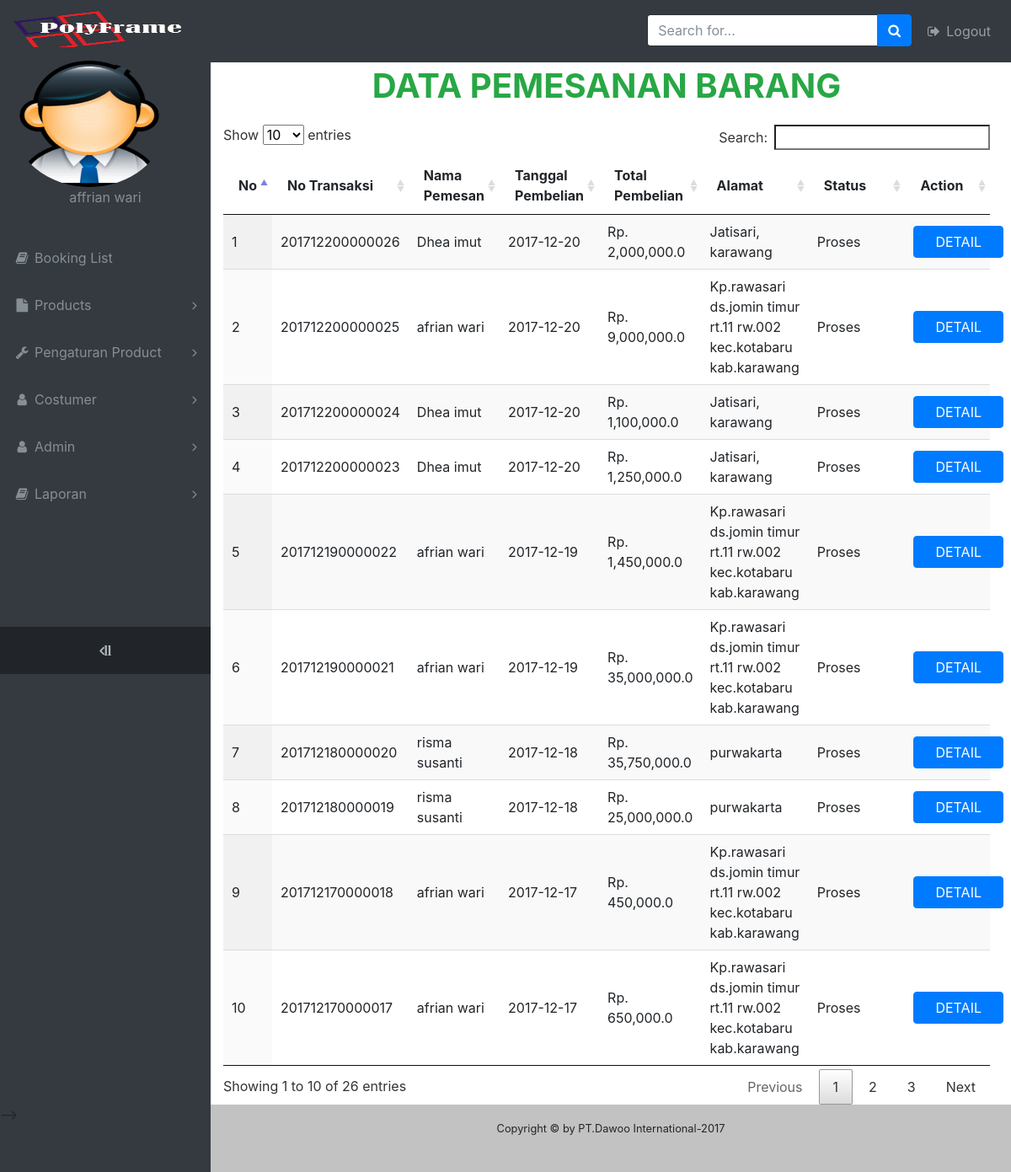
Page /admin/halaman_utama.php?hal=pesan (signed in) on the committed database.
### tables this page shows
CREATE TABLE `pembelian` (
  `bl_id` varchar(15) NOT NULL,
  `usr_id` int(11) NOT NULL,
  `bl_tanggal` date NOT NULL,
  `bl_total` double NOT NULL,
  `status` varchar(50) NOT NULL
);

CREATE TABLE `user` (
  `usr_id` int(11) NOT NULL,
  `usr_nm_lengkap` varchar(25) NOT NULL,
  `usr_tempat_lahir` varchar(25) NOT NULL,
  `usr_tgl_lahir` date NOT NULL,
  `usr_alamat` varchar(100) NOT NULL,
  `usr_email` varchar(30) NOT NULL,
  `usr_password` varchar(255) NOT NULL
);

### admin/daftar_pesanan.php (the view, shortened to what this page needs)
<link rel="stylesheet" href="../assets/vendor/datatables/media/css/jquery.dataTables.min.css">
<div style="margin-right: 10px;">
	<p class="text-center text-success" style="font-size:40px;font-weight: bold;">DATA PEMESANAN BARANG</p>
		<table id="list_pesan" class="display" width="100%">
			<thead>
				<tr>
					<th>No</th>
					<th>No Transaksi</th>
					<th>Nama Pemesan</th>
					<th>Tanggal Pembelian</th>
					<th>Total Pembelian</th>
					<th>Alamat</th>
					<th>Status</th>
					<th>Action</th>
				</tr>
			</thead>
			<tbody>
				<?php
					$no=1;
					$query=mysql_query("SELECT * FROM pembelian INNER JOIN user ON pembelian.usr_id=user.usr_id ORDER BY pembelian.bl_id DESC");
					while($array=mysql_fetch_array($query)){
						extract($array);
				 ?>
				<tr>
					<td><?php echo $no; ?></td>
					<td><?php echo $bl_id; ?></td>
					<td><?php echo $usr_nm_lengkap; ?></td>
					<td><?php echo $bl_tanggal; ?> </td>
					<td>Rp. <?php echo number_format($bl_total,1,".",","); ?></td>
					<td><?php echo $usr_alamat; ?></td>
					<td><?php echo $status; ?></td>
					<td>
						<a href="?hal=detail_pemesanan&id=<?php echo $bl_id; ?>"><button class="btn btn-primary btn-block">DETAIL</button></a>
					</td>
				</tr>
				<?php
					$no++;
					}
				 ?>
			</tbody>
		</table>
</div>

### assets/css/sb-admin.css (style rules this page uses)
html { position: relative; min-height: 100%; }
body.sticky-footer { margin-bottom: 56px; }
body.fixed-nav { padding-top: 56px; }

### rows in the picture
pembelian: bl_id "201712200000026", usr.usr_nm_lengkap "Dhea imut", bl_tanggal "2017-12-20", bl_total "2,000,000.0", usr.usr_alamat "Jatisari, karawang", status "Proses"
pembelian: bl_id "201712200000025", usr.usr_nm_lengkap "afrian wari", bl_tanggal "2017-12-20", bl_total "9,000,000.0", usr.usr_alamat "Kp.rawasari ds.jomin timur rt.11 rw.002 kec.kotabaru kab.karawang", status "Proses"
pembelian: bl_id "201712200000024", usr.usr_nm_lengkap "Dhea imut", bl_tanggal "2017-12-20", bl_total "1,100,000.0", usr.usr_alamat "Jatisari, karawang", status "Proses"
pembelian: bl_id "201712200000023", usr.usr_nm_lengkap "Dhea imut", bl_tanggal "2017-12-20", bl_total "1,250,000.0", usr.usr_alamat "Jatisari, karawang", status "Proses"
pembelian: bl_id "201712190000022", usr.usr_nm_lengkap "afrian wari", bl_tanggal "2017-12-19", bl_total "1,450,000.0", usr.usr_alamat "Kp.rawasari ds.jomin timur rt.11 rw.002 kec.kotabaru kab.karawang", status "Proses"
pembelian: bl_id "201712190000021", usr.usr_nm_lengkap "afrian wari", bl_tanggal "2017-12-19", bl_total "35,000,000.0", usr.usr_alamat "Kp.rawasari ds.jomin timur rt.11 rw.002 kec.kotabaru kab.karawang", status "Proses"
pembelian: bl_id "201712180000020", usr.usr_nm_lengkap "risma susanti", bl_tanggal "2017-12-18", bl_total "35,750,000.0", usr.usr_alamat "purwakarta", status "Proses"
pembelian: bl_id "201712180000019", usr.usr_nm_lengkap "risma susanti", bl_tanggal "2017-12-18", bl_total "25,000,000.0", usr.usr_alamat "purwakarta", status "Proses"
pembelian: bl_id "201712170000018", usr.usr_nm_lengkap "afrian wari", bl_tanggal "2017-12-17", bl_total "450,000.0", usr.usr_alamat "Kp.rawasari ds.jomin timur rt.11 rw.002 kec.kotabaru kab.karawang", status "Proses"
pembelian: bl_id "201712170000017", usr.usr_nm_lengkap "afrian wari", bl_tanggal "2017-12-17", bl_total "650,000.0", usr.usr_alamat "Kp.rawasari ds.jomin timur rt.11 rw.002 kec.kotabaru kab.karawang", status "Proses"

### other values in the picture
$_SESSION['user'] "affrian wari"
